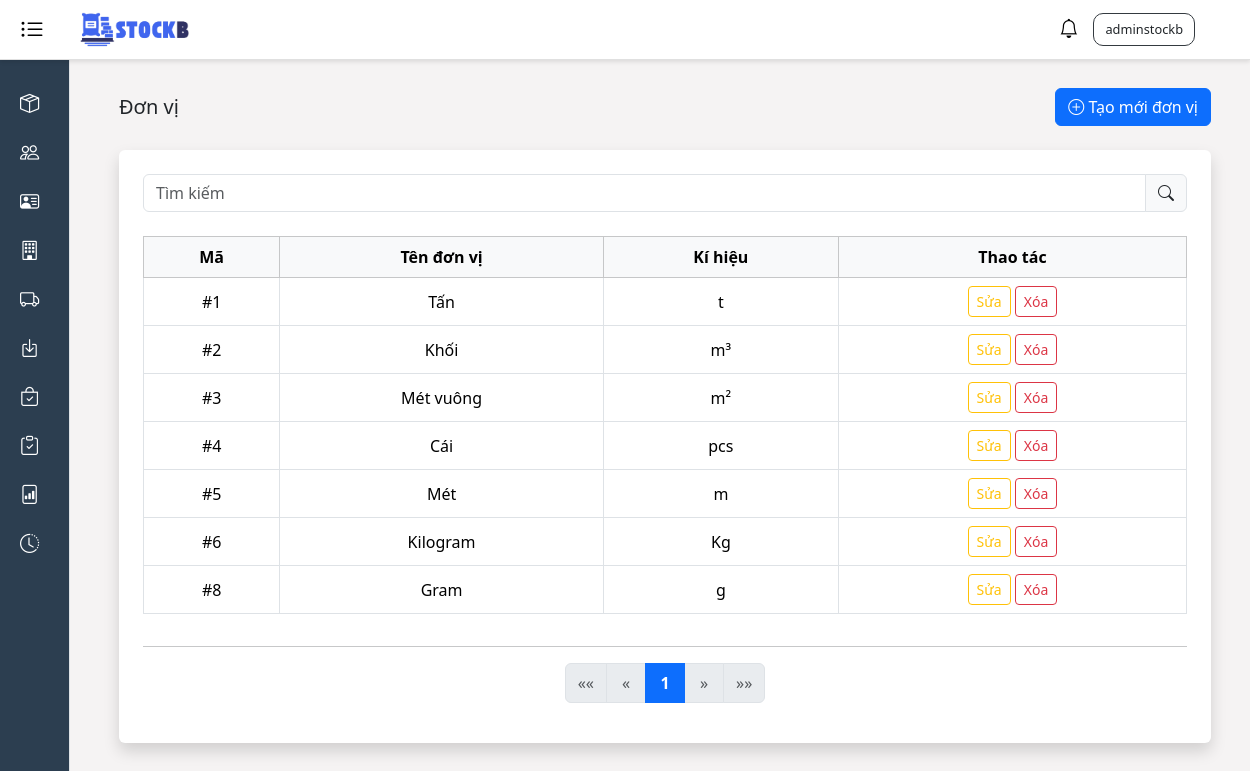
Screenshot of /units/ (signed in) with the database file from the repository.
### stockb/models.py (models this page shows, shortened)
class Unit(models.Model):
    unit_name = models.CharField(max_length=50)
    unit_symbol = models.CharField(max_length=10)
    created_at = models.DateTimeField(auto_now_add=True)
    updated_at = models.DateTimeField(auto_now=True)

### stockb/views/unit_views.py (the view)
# urls.py: path('units/', unit_views.unit_list, name='units_list'),
@login_required
def unit_list(request):
    units = Unit.objects.all()
    query = request.GET.get('q')
    if query:
        units = units.filter(name__icontains=query) | units.filter(symbol__icontains=query)
    paginator = Paginator(units, 10)
    page_number = request.GET.get('page')
    page_obj = paginator.get_page(page_number)
    context = {
        'title': 'Danh sách đơn vị',
        'units': page_obj
    }
    return render(request, 'units/units_list.html', context)

### stockb/context_processors.py (called while the page is built)
def notifications(request):
    return {
        'notifications': Notification.objects.all()[:50]
    }

### stockb/templates/units/units_list.html (shortened to what this page needs)
{% extends 'base.html' %}
{% block content %}
<div class="container-fluid ">
    <div class="d-flex justify-content-between align-items-center mb-4">
        <h5 class="mb-0">Đơn vị</h5>
        <a href="{% url 'create_unit' %}" class="btn btn-primary">
            <i class="bi bi-plus-circle"></i> Tạo mới đơn vị
        </a>
    </div>
    <div class="bg-white p-4 rounded shadow">
        <form method="GET" class="input-group mb-4">
            <input type="text" name="q" class="form-control" placeholder="Tìm kiếm" value="{{ request.GET.q }}">
            <span class="input-group-text"><i class="bi bi-search"></i></span>
        </form>
        <div class="table-responsive">
            <table class="table table-bordered align-middle text-center">
                <thead class="table-light">
                    <tr>
                        <th>Mã</th>
                        <th scope="col">Tên đơn vị</th>
                        <th scope="col">Kí hiệu</th>
                        <th scope="col">Thao tác</th>
                    </tr>
                </thead>
                <tbody>
                    {% for unit in units %}
                    <tr>
                        <td>#{{ unit.id }}</td>
                        <td>{{ unit.unit_name }}</td>
                        <td>{{ unit.unit_symbol }}</td>
                        <td>
                            <a href="{% url 'edit_unit' unit.pk %}" class="btn btn-sm btn-outline-warning">Sửa</a>
                            <button type="button" class="btn btn-outline-danger btn-sm" data-bs-toggle="modal" data-bs-target="#deleteModal{{ unit.pk }}">
                                Xóa
                            </button>
                        </td>
                    </tr>
                    {% empty %}
                    <tr>
                        <td colspan="3">Không có đơn vị nào.</td>
                    </tr>
                    {% endfor %}
                </tbody>
            </table>
        </div>
        {% include 'Pagination/pagination.html' with page_obj=units %}
    </div>
</div>
{% endblock %}

### templates/base.html (shortened to what this page needs)
<!DOCTYPE html>
<html lang="vi">
{% load static %}
<head>
    <link href="https://cdn.jsdelivr.net/npm/bootstrap@5.3.3/dist/css/bootstrap.min.css" rel="stylesheet">
    <link rel="stylesheet" href="https://cdnjs.cloudflare.com/ajax/libs/bootstrap-icons/1.11.3/font/bootstrap-icons.min.css">
    <link rel="stylesheet" href="https://cdnjs.cloudflare.com/ajax/libs/toastr.js/latest/toastr.min.css">
    <link rel="stylesheet" href="{% static 'styles.css' %}">
</head>
<body>
    <div class="header">
        <div class="left-container">
            <button class="hamburger active" id="toggleSidebar" aria-label="Toggle sidebar">
                <i class="bi bi-list-ul"></i>
            </button>
            <img src="{% static 'images/stockb-logo.png' %}" alt="StockB Logo" />
        </div>
        <div class="d-flex align-items-center">
            {% if user.is_authenticated %}
                <div class="dropdown">
                    <button class="notification-btn" id="notificationDropdown" data-bs-toggle="dropdown" aria-expanded="false" aria-label="Thông báo">
                        <i class="bi bi-bell"></i>
                    </button>
                </div>
                <div class="dropdown name-user">
                    <button class="dropdown-toggle text-dark bg-transparent border-0" id="dropdownMenuButton1"
                        data-bs-toggle="dropdown" aria-expanded="false">
                        {{ user.username }}
                    </button>
                </div>
            {% else %}
                <div class="name-user">
                    <a class="bg-transparent text-dark border-0 text-decoration-none" href="{% url 'login' %}">Đăng nhập</a>
                </div>
            {% endif %}
        </div>
    </div>
    <div class="sidebar sidebar-collapsed active" id="sidebar">
        {% if request.user.is_authenticated %}
          {% for group in request.user.groups.all %}
            {% if group.name == 'QuanLy' or group.name == 'Kiem Toan' or group.name == 'Nhan Vien Quan Li Kho' %}
              <a href="javascript:void(0)" data-bs-toggle="collapse" data-bs-target="#sanphamSubmenu" aria-expanded="false" aria-controls="sanphamSubmenu">
                <i class="bi bi-box-seam"></i><span class="menu-text">Sản phẩm</span>
              </a>
            {% endif %}
          {% endfor %}
        {% endif %}
        {% if request.user.groups.all %}
          {% for group in request.user.groups.all %}
            {% if group.name == 'QuanLy' or group.name == 'Nhan Vien Quan Li Kho' %}
              <a href="/customers">
                <i class="bi bi-people"></i><span class="menu-text">Khách hàng</span>
              </a>
            {% endif %}
          {% endfor %}
        {% endif %}
        {% if request.user.groups.all %}
          {% for group in request.user.groups.all %}
            {% if group.name == 'QuanLy' or group.name == 'Nhan Vien Quan Li Kho' %}
              <a href="/supplier">
                <i class="bi bi-person-vcard"></i><span class="menu-text">Nhà cung cấp</span>
              </a>
            {% endif %}
          {% endfor %}
        {% endif %}
        {% if request.user.groups.all %}
          {% for group in request.user.groups.all %}
            {% if group.name == 'QuanLy' or group.name == 'Nhan Vien Quan Li Kho' %}
              <a href="/units">
                <i class="bi bi-building"></i><span class="menu-text">Đơn vị</span>
              </a>
            {% endif %}
          {% endfor %}
        {% endif %}
        {% if request.user.groups.all %}
          {% for group in request.user.groups.all %}
            {% if group.name == 'QuanLy' or group.name == 'Nhan Vien Quan Li Kho' %}
              <a href="/stock-out">
                <i class="bi bi-truck"></i><span class="menu-text">Xuất kho</span>
              </a>
            {% endif %}
          {% endfor %}
        {% endif %}
        {% if request.user.groups.all %}
          {% for group in request.user.groups.all %}
            {% if group.name == 'QuanLy' or group.name == 'Nhan Vien Quan Li Kho' %}
              <a href="/stock-in">
                <i class="bi bi-box-arrow-in-down"></i><span class="menu-text">Nhập kho</span>
              </a>
            {% endif %}
          {% endfor %}
        {% endif %}
        {% if request.user.groups.all %}
          {% for group in request.user.groups.all %}
            {% if group.name == 'QuanLy' or group.name == 'Kiem Toan' or group.name == 'Nhan Vien Quan Li Kho' %}
              <a href="javascript:void(0)" data-bs-toggle="collapse" data-bs-target="#kiemkeSubmenu" aria-expanded="false" aria-controls="kiemkeSubmenu">
                <i class="bi bi-bag-check"></i><span class="menu-text">Kiểm tra sản phẩm</span>
              </a>
            {% endif %}
          {% endfor %}
        {% endif %}
        {% if request.user.groups.all %}
          {% for group in request.user.groups.all %}
            {% if group.name == 'QuanLy' or group.name == 'Kiem Toan' %}
              <a href="/inventory-check">
                <i class="bi bi-clipboard-check"></i><span class="menu-text">Kiểm kê</span>
              </a>
            {% endif %}
          {% endfor %}
        {% endif %}
        {% if request.user.groups.all %}
          {% for group in request.user.groups.all %}
            {% if group.name == 'QuanLy' or group.name == 'Kiem Toan' %}
              <a href="/report">
                <i class="bi bi-file-bar-graph"></i><span class="menu-text">Báo cáo</span>
              </a>
            {% endif %}
          {% endfor %}
        {% endif %}
        {% if request.user.groups.all %}
          {% for group in request.user.groups.all %}
            {% if group.name == 'QuanLy' %}
              <a href="/activity-log">
                <i class="bi bi-clock-history"></i><span class="menu-text">Lịch sử hoạt động</span>
              </a>
            {% endif %}
          {% endfor %}
        {% endif %}
    </div>
    <div class="main-content expanded">
        <div class="container mt-5">
            {% block content %}{% endblock %}
        </div>
    </div>
</body>
</html>

### static/styles.css (style rules this page uses)
body { overflow-x: hidden; }
.header { height: 60px; width: 100%; background-color: #ffffff; border-bottom: 1px solid #e0e0e0; padding: 10px 20px; display: flex; align-items: center; justify-content: space-between; box-shadow: 0 2px 4px rgba(0, 0, 0, 0.1); position: fixed; top: 0; left: 0; z-index: 1000; }
.header .left-container { display: flex; align-items: center; }
.header .name-user { border: #343a40 solid 1px; padding: 5px; border-radius: 10px; font-size: 80%; margin-right: 35px; font-weight: 600; }
.header img { width: 120px; height: 40px; object-fit: cover; margin-left: 30px; }
.notification-btn { position: relative; margin-right: 15px; background: none; border: none; padding: 0; }
.notification-btn .bi-bell { font-size: 1.2rem; }
.name-user .dropdown-toggle::after { display: none; }
.sidebar { width: 250px; background-color: #2c3e50; color: #ffffff; height: calc(100vh - 60px); position: fixed; top: 60px; left: 0; padding-top: 20px; overflow-y: auto; border-right: 1px solid #dee2e6; }
.sidebar.sidebar-collapsed { width: 70px; }
.sidebar a { color: #ffffff; text-decoration: none; display: flex; align-items: center; padding: 10px 20px; font-weight: 500; }
.sidebar.sidebar-collapsed a { justify-content: center; }
.sidebar i { margin-right: 10px; font-size: 1.2rem; min-width: 20px; text-align: center; }
.main-content { margin-left: 250px; margin-top: 20px; padding: 20px; background: #F5F3F3; min-height: 100vh ; width: calc(100% - 250px); transition: margin-left 0.0s; }
.main-content.expanded { margin-left: 5vh; width: 100%; }
.hamburger { font-size: 1.5rem; background: none; border: none; cursor: pointer; padding: var(--spacing-sm); border-radius: var(--border-radius); }
.hamburger i { line-height: 1; color: #DC3545; }
.hamburger.active i { color: #000000; }

### rows the page displays
Unit: id "1", unit_name "Tấn", unit_symbol "t"
Unit: id "2", unit_name "Khối", unit_symbol "m³"
Unit: id "3", unit_name "Mét vuông", unit_symbol "m²"
Unit: id "4", unit_name "Cái", unit_symbol "pcs"
Unit: id "5", unit_name "Mét", unit_symbol "m"
Unit: id "6", unit_name "Kilogram", unit_symbol "Kg"
Unit: id "8", unit_name "Gram", unit_symbol "g"

### other values shown
{{ user.username }} "adminstockb"
{{ i }} "1"
